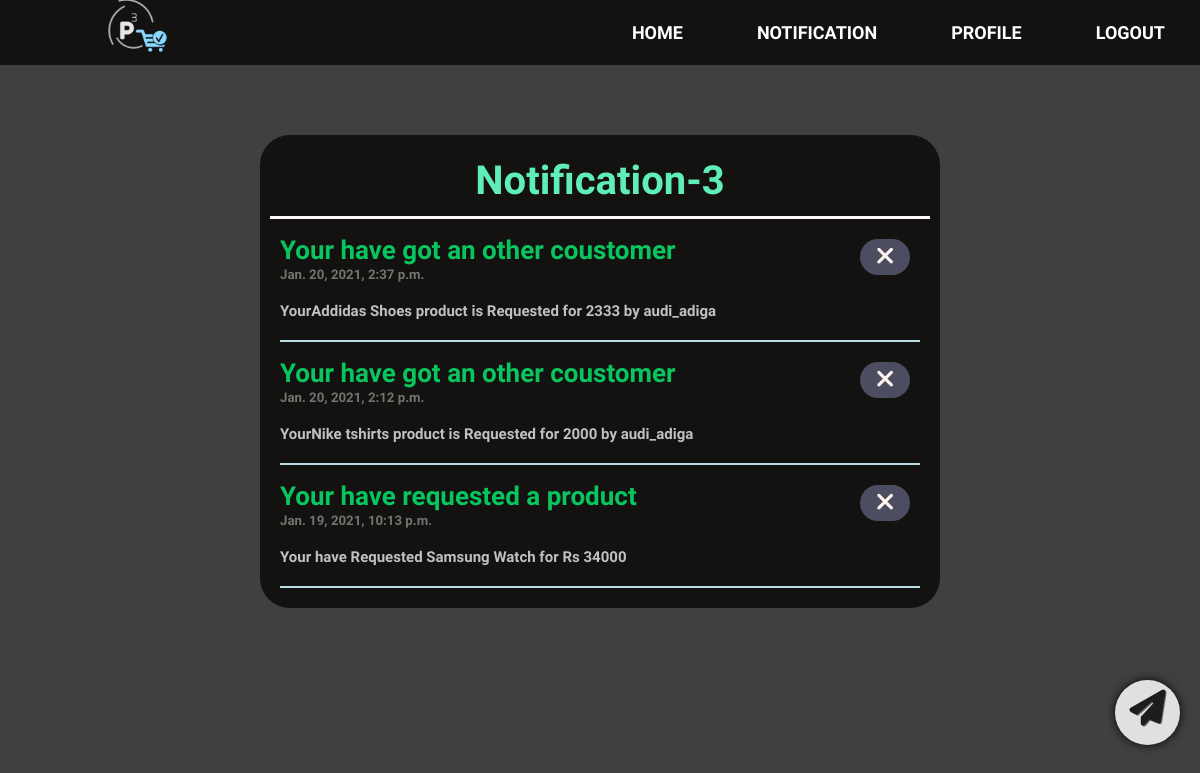
The page /notification/ (signed in) on the database as committed earlier.
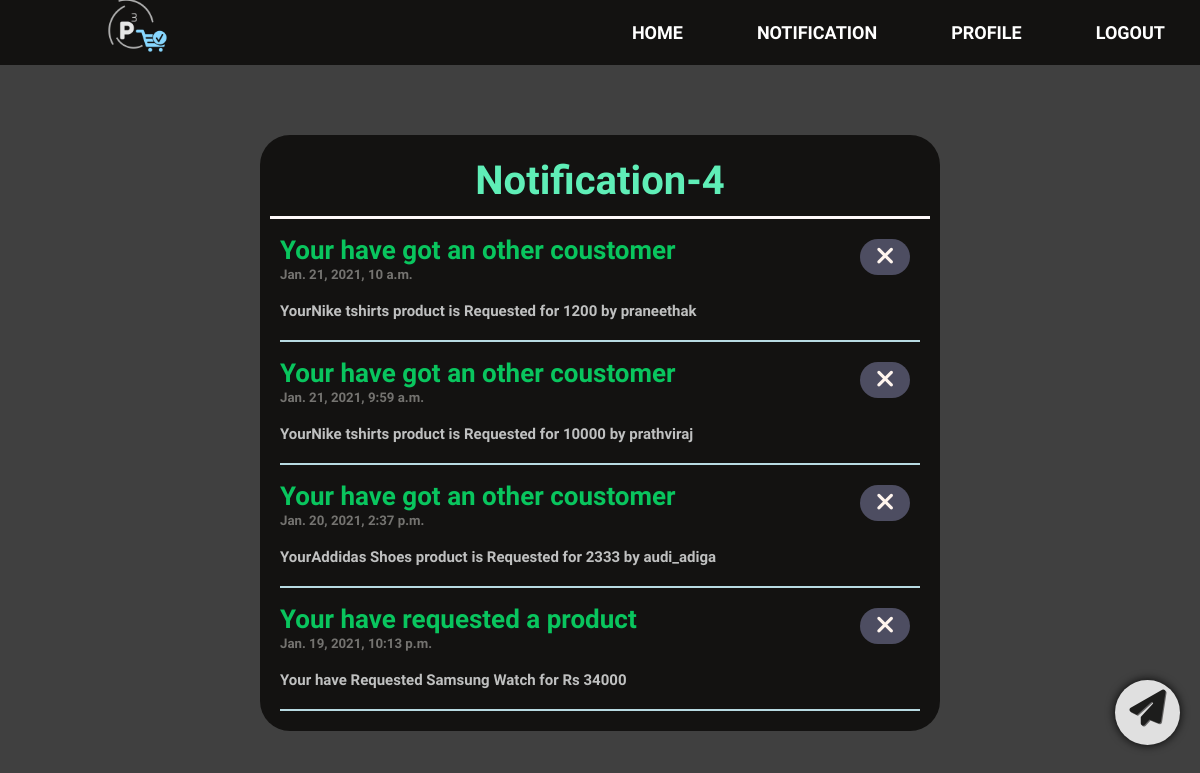
The same page on the database as committed later.
### pcube/models.py (models this page shows)
class Notification(models.Model):
    post = models.ForeignKey(Post, on_delete=models.CASCADE, blank=True, null=True)
    user = models.ForeignKey(User, on_delete=models.CASCADE)
    title = models.CharField(max_length= 30)
    h1 = models.CharField(max_length= 30)
    discription = discription = models.TextField()
    date_posted = models.DateTimeField(default=timezone.now)

### pcube/views.py (the view)
# urls.py: path('notification/', views.notification, name='notification'),
def notification(request):
    try:
        msgs = Notification.objects.order_by('-date_posted').filter(user = request.user)
        noti_count = msgs.count()
    except:
        msgs = []
        noti_count = 0
    context = {
        'msgs':msgs,
        'msgs_count': noti_count
    }
    return render(request, 'pcube/notification.html',context)

### pcube/templates/pcube/notification.html (shortened to what this page needs)
{% extends 'pcube/base.html' %}
{%load static%}
{% block headers %}
    <link rel="stylesheet" type="text/css" href="{% static 'pcube/notification.css' %}">
{% endblock headers %}
{% block content %}
    <div class="notifications">
        <h2>Notification-{{msgs_count}}</h2>
        {% for msg in msgs %}
        <div class="notification">
            <h1><a href="{% url 'post-detail' msg.post.id %}">{{msg.title}}</a>
                <h5>{{msg.date_posted}}</h5>
                <form action="{% url 'noti-clear' %}" method="POST">
                    <button id="like" class="btn ulk" type="submit" name="noti_id" value="{{ msg.id }}">
                </form>
                <i class="fa fa-close" style="font-size:25px"></i>
            </h1>
            <h3>{{msg.discription}}</h3>
        </div>
        {% endfor %}
    </div>
    <div class="addpost-div">
        <div class="addpost-div2">
            <div id="addpost">
                <a href="{% url 'add-post' %}"><i class="fa fa-paper-plane" style="font-size:36px"></i></a>
            </div>
        </div>
    </div>
{% endblock content %}

Rows that differ between the two databases and show on the page:
removed Notification: title "Your have got an other coustomer", date_posted "Jan. 20, 2021, 2:12 p.m.", {{ msg.id }} 111 (drawn), discription "YourNike tshirts product is Requested for 2000 by audi_adiga"
added Notification: title "Your have got an other coustomer", date_posted "Jan. 21, 2021, 10 a.m.", {{ msg.id }} 120 (drawn), discription "YourNike tshirts product is Requested for 1200 by praneethak"
added Notification: title "Your have got an other coustomer", date_posted "Jan. 21, 2021, 9:59 a.m.", {{ msg.id }} 118 (drawn), discription "YourNike tshirts product is Requested for 10000 by prathviraj"
Other text that changed with them:
{{ msgs_count }}: "3" → "4"
